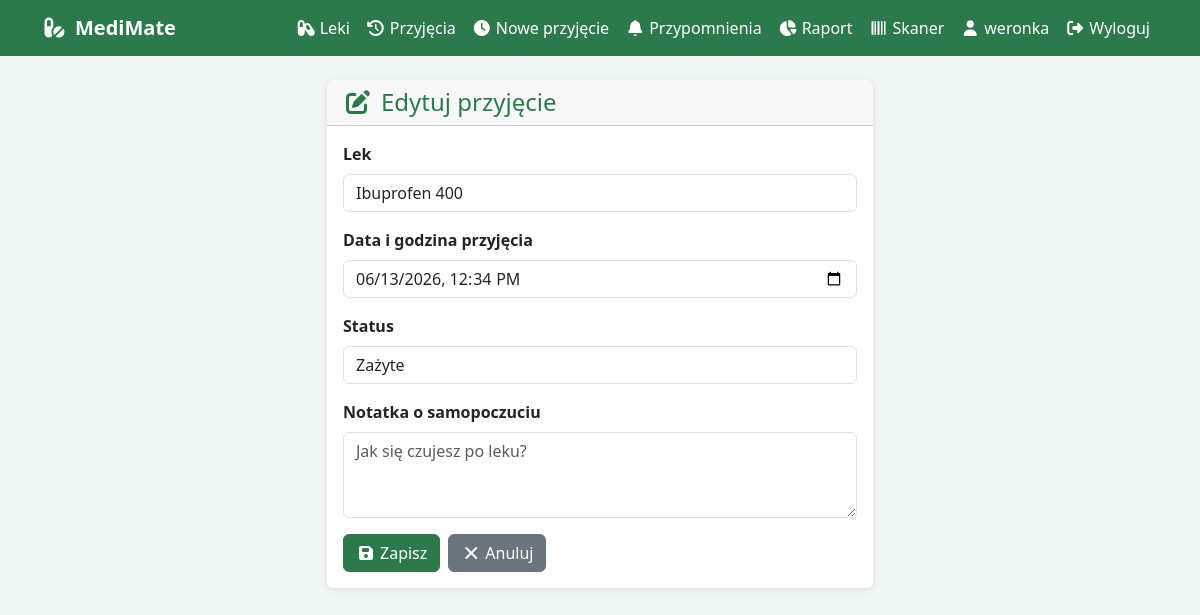
Screenshot of /edytuj-przyjecie/43/ (signed in) with the database file from the repository.
### leki/models.py (models this page shows, shortened)
class PrzyjecieLeku(models.Model):
    STATUS_CHOICES = [
        ('zazyte', 'Zażyte'),
        ('niezazyte', 'Niezażyte'),
    ]
    lek = models.ForeignKey(Lek, on_delete=models.CASCADE, related_name='przyjecia')
    uzytkownik = models.ForeignKey(User, on_delete=models.CASCADE, related_name='przyjecia')
    data_godzina = models.DateTimeField()
    status = models.CharField(max_length=20, choices=STATUS_CHOICES, default='niezazyte')
    notatka_samopoczucia = models.TextField(blank=True)
    class Meta:
        verbose_name = "Przyjęcie leku"
        verbose_name_plural = "Przyjęcia leków"
        ordering = ['-data_godzina']

### leki/views.py (the view)
# urls.py: path('edytuj-przyjecie/<int:pk>/', views.edytuj_przyjecie, name='edytuj_przyjecie'),
@login_required
def edytuj_przyjecie(request, pk):
    przyjecie = get_object_or_404(PrzyjecieLeku, pk=pk, uzytkownik=request.user)
    if request.method == 'POST':
        form = PrzyjęcieForm(request.POST, instance=przyjecie, user=request.user)
        if form.is_valid():
            form.save()
            return redirect('lista_przyjec')
    else:
        form = PrzyjęcieForm(instance=przyjecie, user=request.user)
    return render(request, 'leki/formularz.html', {'form': form, 'tytul': 'Edytuj przyjęcie'})

### leki/forms.py
class PrzyjęcieForm(forms.ModelForm):
    def __init__(self, *args, **kwargs):
        user = kwargs.pop('user', None)
        super().__init__(*args, **kwargs)
        self.fields['data_godzina'].input_formats = ['%Y-%m-%dT%H:%M']
        if user:
            self.fields['lek'].queryset = Lek.objects.filter(uzytkownik=user)
    class Meta:
        model = PrzyjecieLeku
        fields = ['lek', 'data_godzina', 'status', 'notatka_samopoczucia']
        widgets = {
            'data_godzina': forms.DateTimeInput(
                attrs={'type': 'datetime-local', 'class': 'form-control'},
                format='%Y-%m-%dT%H:%M'
            ),
            'notatka_samopoczucia': forms.Textarea(attrs={
                'rows': 3, 'placeholder': 'Jak się czujesz po leku?', 'class': 'form-control'
            }),
            'lek': forms.Select(attrs={'class': 'form-control'}),
            'status': forms.Select(attrs={'class': 'form-control'}),
        }
        labels = {
            'lek': 'Lek', 'data_godzina': 'Data i godzina przyjęcia',
            'status': 'Status', 'notatka_samopoczucia': 'Notatka o samopoczuciu',
        }

### leki/models.py (called while the page is built)
    def __str__(self):
        return self.nazwa

### leki/templates/leki/formularz.html (shortened to what this page needs)
{% extends 'leki/base.html' %}
{% block content %}
<div class="row justify-content-center">
    <div class="col-md-6">
        <div class="card">
            <div class="card-header">
                <h1 class="fs-4 mb-0"><i class="fas fa-edit me-2"></i>{{ tytul }}</h1>
            </div>
            <div class="card-body">
                <form method="post">
                    {% for field in form %}
                    <div class="mb-3">
                        <label class="form-label fw-bold">{{ field.label }}</label>
                        {{ field }}
                    </div>
                    {% endfor %}
                    <div class="d-flex gap-2">
                        <button type="submit" class="btn btn-primary">
                            <i class="fas fa-save me-1"></i>Zapisz
                        </button>
                        <a href="{% url 'strona_glowna' %}" class="btn btn-secondary">
                            <i class="fas fa-times me-1"></i>Anuluj
                        </a>
                    </div>
                </form>
            </div>
        </div>
    </div>
</div>
{% endblock %}

### leki/templates/leki/base.html (shortened to what this page needs)
{% load static %}
<!DOCTYPE html>
<html lang="pl">
<head>
    <link rel="stylesheet" href="{% static 'leki/css/bootstrap.min.css' %}">
    <link rel="stylesheet" href="{% static 'leki/css/all.min.css' %}">
</head>
<body>
    <nav class="navbar navbar-expand-lg mb-4">
        <div class="container">
            <a class="navbar-brand fw-bold" href="{% url 'strona_glowna' %}">
                <i class="fas fa-pills me-2"></i>MediMate
            </a>
            <div class="collapse navbar-collapse" id="navMenu">
                <ul class="navbar-nav ms-auto">
                    {% if user.is_authenticated %}
                    <li class="nav-item">
                        <a class="nav-link" href="{% url 'lista_lekow' %}">
                            <i class="fas fa-capsules me-1"></i>Leki
                        </a>
                    </li>
                    <li class="nav-item">
                        <a class="nav-link" href="{% url 'lista_przyjec' %}">
                            <i class="fas fa-history me-1"></i>Przyjęcia
                        </a>
                    </li>
                    <li class="nav-item">
                        <a class="nav-link" href="{% url 'dodaj_przyjecie' %}">
                            <i class="fas fa-clock me-1"></i>Nowe przyjęcie
                        </a>
                    </li>
                    <li class="nav-item">
                        <a class="nav-link" href="{% url 'harmonogram_lista' %}">
                            <i class="fas fa-bell me-1"></i>Przypomnienia
                        </a>
                    </li>
                    <li class="nav-item">
                        <a class="nav-link" href="{% url 'raport' %}">
                            <i class="fas fa-chart-pie me-1"></i>Raport
                        </a>
                    </li>
                    <li class="nav-item">
                        <a class="nav-link" href="{% url 'skaner' %}">
                            <i class="fas fa-barcode me-1"></i>Skaner
                        </a>
                    </li>
                    <li class="nav-item">
                        <a class="nav-link" href="{% url 'edytuj_profil' %}">
                            <i class="fas fa-user me-1"></i>{{ user.username }}
                        </a>
                    </li>
                    <li class="nav-item">
                        <a class="nav-link" href="{% url 'wylogowanie' %}">
                            <i class="fas fa-sign-out-alt me-1"></i>Wyloguj
                        </a>
                    </li>
                    {% endif %}
                </ul>
            </div>
        </div>
    </nav>
    <div class="container">
        {% block content %}{% endblock %}
    </div>
</body>
</html>

### leki/templates/leki/base.html (style rules this page uses)
body { background: #f0f7f4; }
.navbar { background: #2c7a4b !important; }
.navbar-brand, .nav-link { color: white !important; }
.card { border: none; box-shadow: 0 2px 8px rgba(0,0,0,0.1); }
.btn-primary { background: #2c7a4b; border-color: #2c7a4b; }
h1, h2 { color: #2c7a4b; }

### rows the page displays
PrzyjecieLeku: form "Ibuprofen 400" "06/13/2026 12:34" "Zażyte"

### other values shown
{{ user.username }} "weronka"
{{ tytul }} "Edytuj przyjęcie"
{{ field.label }} "Lek" "Data i godzina przyjęcia" "Status" "Notatka o samopoczuciu"
